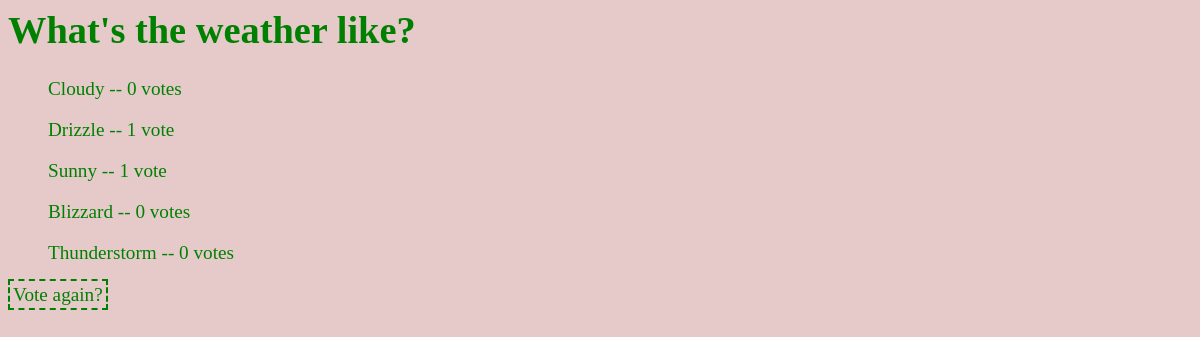
The page /polls/2/results/ on the database as committed earlier.
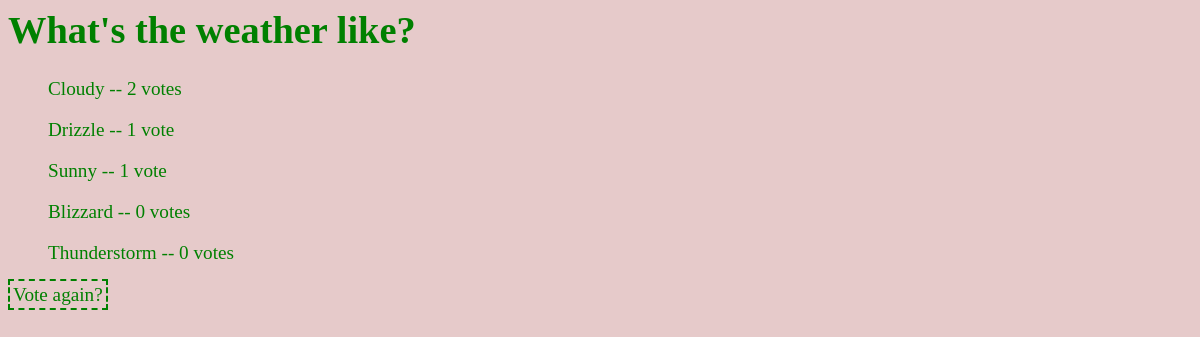
The same page on the database as committed later.
### polls/models.py (models this page shows, shortened)
class Question(models.Model):
    question_text = models.CharField(max_length=200)
    pub_date = models.DateTimeField('date published', db_column='pub_data')

class Choice(models.Model):
    question = models.ForeignKey(Question, on_delete=models.CASCADE)
    choice_text = models.CharField(max_length=200)
    votes = models.IntegerField(default=0)

### polls/views.py (the view)
# urls.py: path('<int:pk>/results/', views.ResultsView.as_view(), name='results'),
class ResultsView(generic.DetailView):
    model = Question
    template_name = 'polls/results.html'

### polls/templates/polls/results.html
{% load static %}
<link rel="stylesheet" href="{% static 'polls/style.css' %}">
<h1>{{ question.question_text }}</h1>
<ul>
{% for choice in question.choice_set.all %}
    <li>{{ choice.choice_text }} -- {{ choice.votes }} vote{{ choice.votes|pluralize }}</li>
{% endfor %}
</ul>
<a href="{% url 'polls:detail' question.id %}">Vote again?</a>

### static/polls/style.css (style rules this page uses)
a { color: green; text-decoration: none; padding: 3px; border: dashed 2px; }
li { margin:1rem 0; }
ul { list-style-type: none; }

Rows that differ between the two databases and show on the page:
changed Choice "Cloudy": votes "0" → "2"
